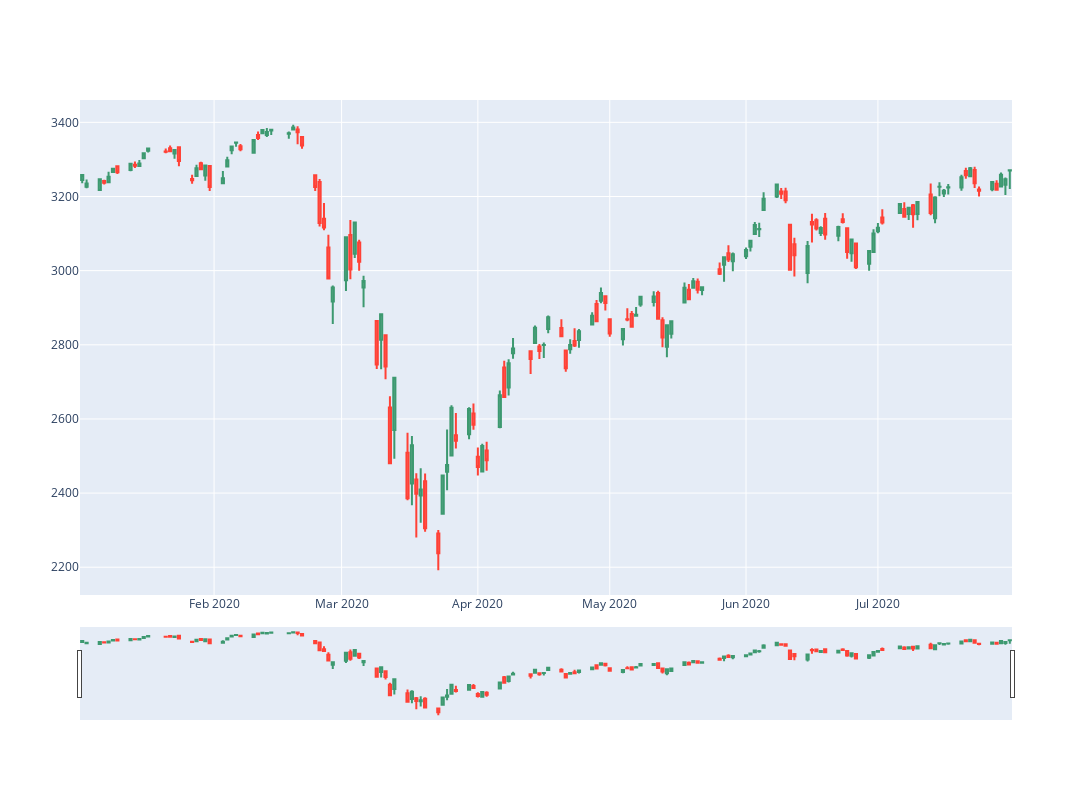

The notebook cell saved with this chart:
### Markdown cell above
# Use Plotly to dispaly Candlesticks

Needs plotly installed

### Code cell
import plotly.graph_objects as go


trace = go.Candlestick(x=df.index, open=df['Open'], high=df['High'], low=df['Low'], close=df['Adj Close'])

fig = go.Figure(data=[trace])

fig.update_layout(width=1200,height=800)

fig.show()

### Figure 1 — Plotly figure (JSON) as saved in the notebook; plotly's stock layout.template omitted (floating-point values rounded to 4 significant figures; data arrays with more than 128 entries replaced by an {"elided": "..."} marker saying what was removed)
{"data": [{"close": {"elided": "147 float values"}, "high": {"elided": "147 float values"}, "low": {"elided": "147 float values"}, "open": {"elided": "147 float values"}, "type": "candlestick", "x": {"elided": "147 str values"}}], "layout": {"height": 800, "width": 1200, "xaxis": {"autorange": true, "range": ["2020-01-01 12:00", "2020-07-31 12:00"], "rangeslider": {"autorange": true, "range": ["2020-01-01 12:00", "2020-07-31 12:00"], "yaxis": {"_template": null, "rangemode": "match"}}, "type": "date"}, "yaxis": {"autorange": true, "range": [2125.0, 3460.0]}}}
